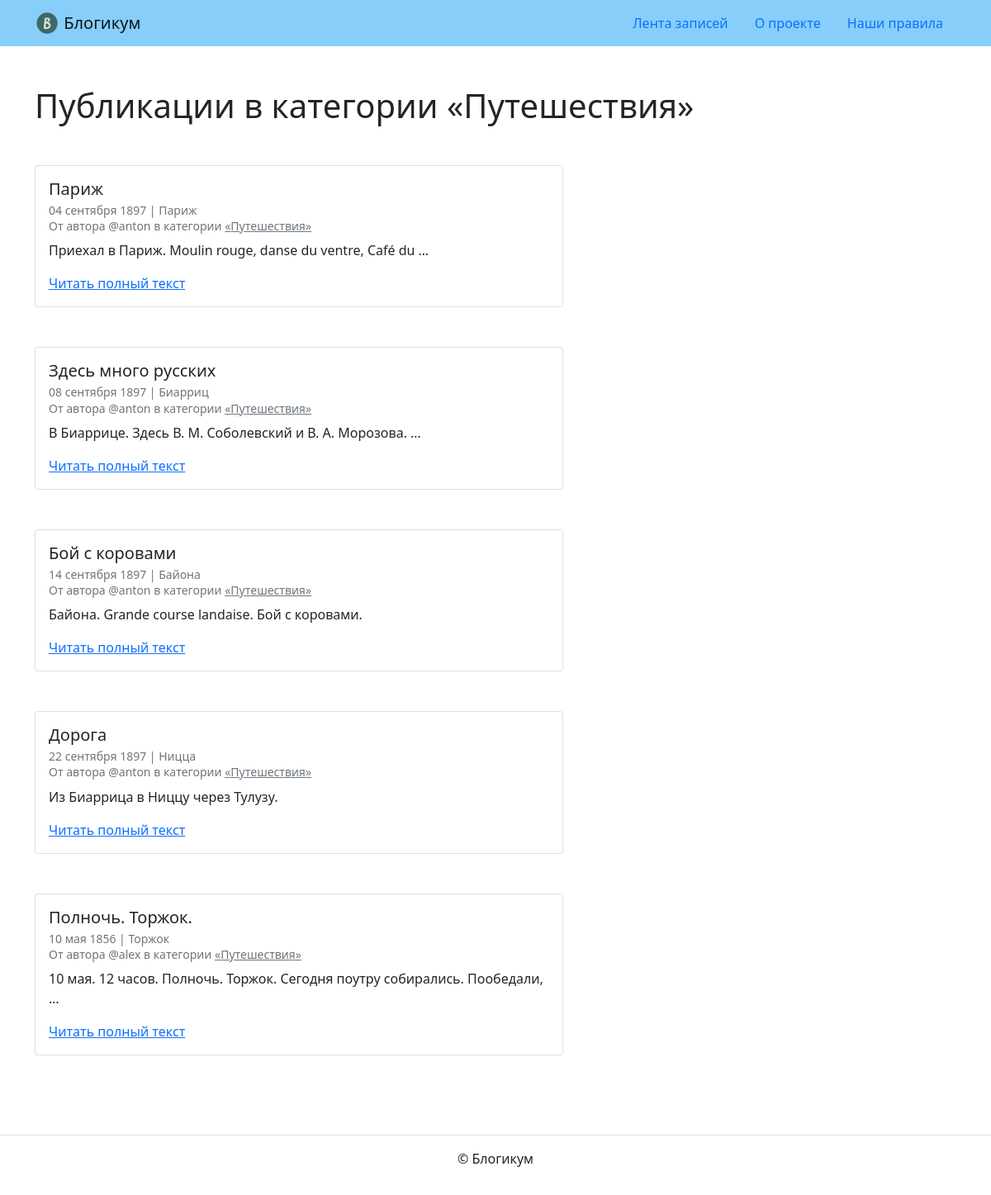
/category/travel/, run on the app's committed database.
### blog/models.py (models this page shows, shortened)
class BaseModel(models.Model):
    is_published = models.BooleanField(
        default=True,
        verbose_name='Опубликовано',
        help_text='Снимите галочку, чтобы скрыть публикацию.',
    )
    created_at = models.DateTimeField(
        auto_now_add=True,
        verbose_name='Добавлено',
    )
    class Meta:
        abstract = True

class Category(BaseModel):
    title = models.CharField(max_length=256, verbose_name='Заголовок')
    description = models.TextField(verbose_name='Описание')
    slug = models.SlugField(
        unique=True, verbose_name='Идентификатор',
        help_text='Идентификатор страницы для URL; '
                  'разрешены символы латиницы, цифры, дефис и подчёркивание.')
    class Meta:
        verbose_name = 'категория'
        verbose_name_plural = 'Категории'
    def __str__(self):
        return self.title

class Post(BaseModel):
    title = models.CharField(max_length=256, verbose_name='Заголовок')
    text = models.TextField(verbose_name='Текст')
    pub_date = models.DateTimeField(
        verbose_name='Дата и время публикации',
        help_text='Если установить дату и время в будущем — '
                  'можно делать отложенные публикации.')
    author = models.ForeignKey(User, on_delete=models.CASCADE,
                               verbose_name='Автор публикации')
    location = models.ForeignKey(Location, on_delete=models.SET_NULL,
                                 null=True, blank=True,
                                 verbose_name='Местоположение')
    category = models.ForeignKey(Category, on_delete=models.SET_NULL,
                                 null=True, verbose_name='Категория')
    published_objects = PostManager()
    objects = models.Manager()
    class Meta:
        verbose_name = 'публикация'
        verbose_name_plural = 'Публикации'

class Location(BaseModel):
    name = models.CharField(max_length=256, verbose_name='Название места')
    class Meta:
        verbose_name = 'местоположение'
        verbose_name_plural = 'Местоположения'

### blog/views.py (the view)
# urls.py: path('category/<slug:category_slug>/', views.category_posts,
def category_posts(request, category_slug):
    template = 'blog/category.html'
    category = get_object_or_404(
        Category,
        slug=category_slug,
        is_published=True,
    )
    post_list = Post.published_objects.filter(
        category=category,
    )
    context = {
        'post_list': post_list,
        'category': category,
    }
    return render(request, template, context)

### blog/managers.py (called while the page is built)
    def get_queryset(self, category=None):
        queryset = super().get_queryset().select_related(
            'category',
            'location',
            'author',
        ).filter(
            pub_date__lte=timezone.now(),
            is_published=True,
            category__is_published=True,
        )
        if category is not None:
            queryset = queryset.filter(category=category)
        return queryset

### templates/blog/category.html (shortened to what this page needs)
{% extends "base.html" %}
{% block content %}
<h1>Публикации в категории «{{ category }}»</h1>
{% for post in post_list %}
    <article class="mb-5">
        {% include "includes/post_card.html" %}
    </article>
{% endfor %}
{% endblock %}

### templates/includes/post_card.html
<div class="card" style="width: 40rem;">
    <div class="card-body">
      <h5 class="card-title">{{ post.title }}</h5>
      <h6 class="card-subtitle mb-2 text-muted">
        <small>
          {{ post.pub_date|date:"d E Y" }} | {% if post.location and post.location.is_published %}{{ post.location.name }}{% else %}Планета Земля{% endif %}<br>
          От автора @{{ post.author.username }} в категории {% include "includes/category_link.html" %}
        </small>
      </h6>
      <p class="card-text">{{ post.text|truncatewords:10 }}</p>
      <a href="{% url 'blog:post_detail' post.id %}" class="card-link">Читать полный текст</a>
    </div>
  </div>

### templates/includes/category_link.html
<a class="text-muted" href="{% url 'blog:category_posts' post.category.slug %}">
    «{{ post.category.title }}»
  </a>

### data on the page
Category: title "Путешествия"
Post: title "Париж", pub_date "04 сентября 1897", location.name "Париж", author.username "anton", category "Путешествия", text "Приехал в Париж. Moulin rouge, danse du ventre, Café du …"
Post: title "Здесь много русских", pub_date "08 сентября 1897", location.name "Биарриц", author.username "anton", category "Путешествия", text "В Биаррице. Здесь В. М. Соболевский и В. А. Морозова. …"
Post: title "Бой с коровами", pub_date "14 сентября 1897", location.name "Байона", author.username "anton", category "Путешествия", text "Байона. Grande course landaise. Бой с коровами."
Post: title "Дорога", pub_date "22 сентября 1897", location.name "Ницца", author.username "anton", category "Путешествия", text "Из Биаррица в Ниццу через Тулузу."
Post: title "Полночь. Торжок.", pub_date "10 мая 1856", location.name "Торжок", author.username "alex", category "Путешествия", text "10 мая. 12 часов. Полночь. Торжок. Сегодня поутру собирались. Пообедали, …"
